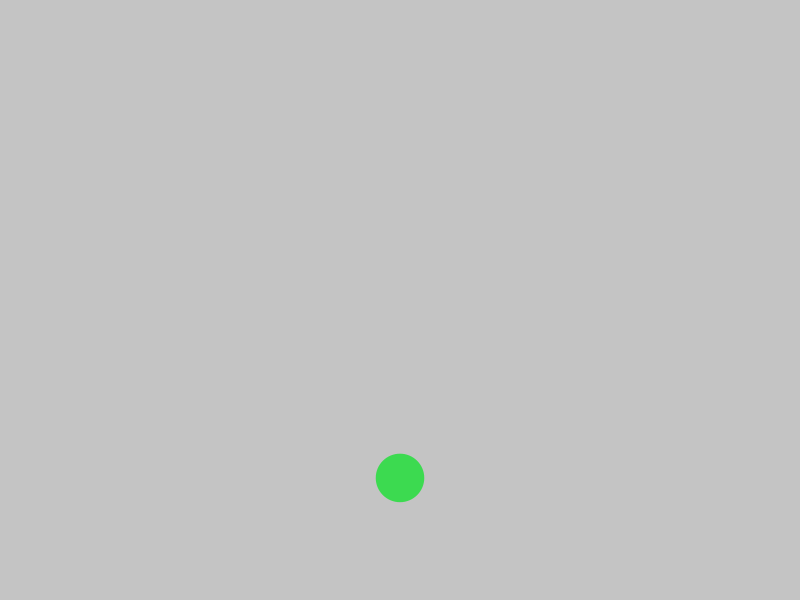
Frame 1 (no input)
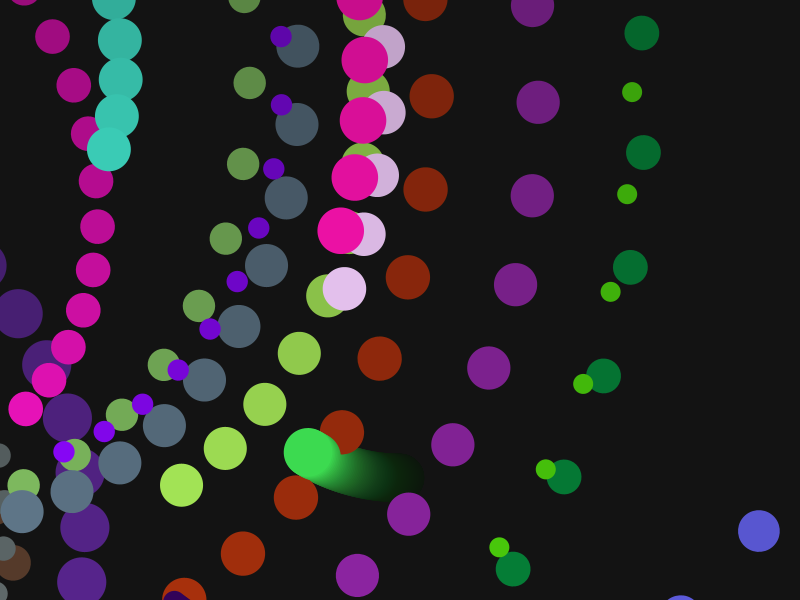
Frame 60 (the mouse pressed at the canvas centre just before this capture)
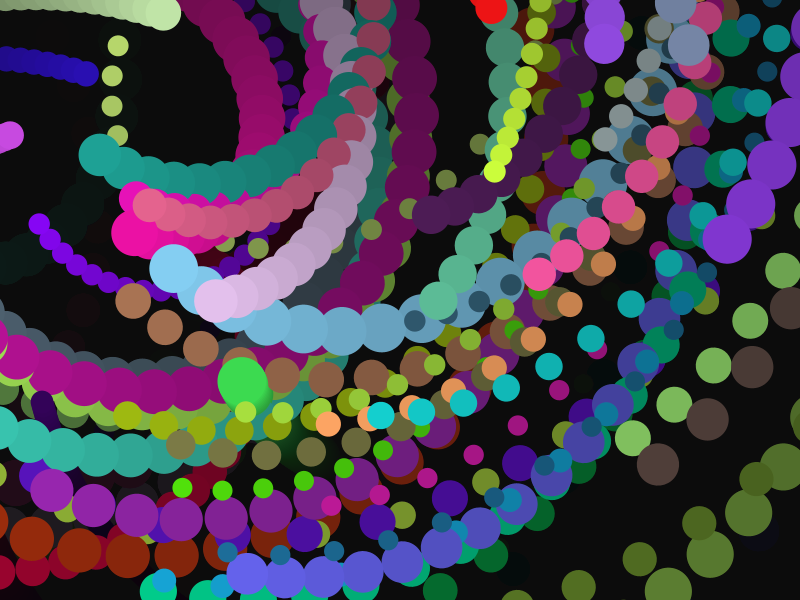
Frame 120 (the mouse held since frame 60 and released just before this capture)

The Processing sketch that drew these frames (run headless with seeded random() and noise(); from frame 60 on, the mouse is pressed at the canvas centre):

// Processing sketch: randomcoloredcircles207
// ── randomcoloredcircles207.pde
int _nPlanets = 100;
float[] _speed = new float[_nPlanets];
float[] _angle = new float[_nPlanets];
float[] _dist = new float[_nPlanets];
float[] _size = new float[_nPlanets];
color[] _color = new color[_nPlanets];
boolean[] _isMoon = new boolean [_nPlanets];



void setup()
{
  size(800,600); //screen size
  for(int i = 0; i < _nPlanets; i = i + 1)
  {
    _speed[i]=random(-1.8,1.8);
    _angle[i]=0.0;
    _dist[i]=random(100,400);
    _size[i]=random(20,50);
    _color[i]=color(random(255),random(255),random(255));
    _isMoon[i]=random(-1,1) > 0;
  } 
}

void draw()
{
  noStroke(); //get rid of contour lines
  fill(0,0,0,10); //paint it black
  rect(0,0,width,height);
  
  translate(width/2,height/2);
  println("begin the loop");
  
  for(int i = 0; i < _nPlanets; i = i + 1)
  {
    drawPlanet(_angle[i], _dist[i], _size[i], _color[i], _isMoon[i]);
    _angle[i] = _angle[i] + _speed[i];
  }
  
}

void drawPlanet(float angle, float distance, float size, color c, boolean isMoon)
 
 {
  
 if(isMoon) pushMatrix();
  rotate(radians(angle));
  translate(0, distance);
  fill(c); //paint the circle white
  circle(0,0,size); //drawing the circle
 if (isMoon) popMatrix();
 
}
